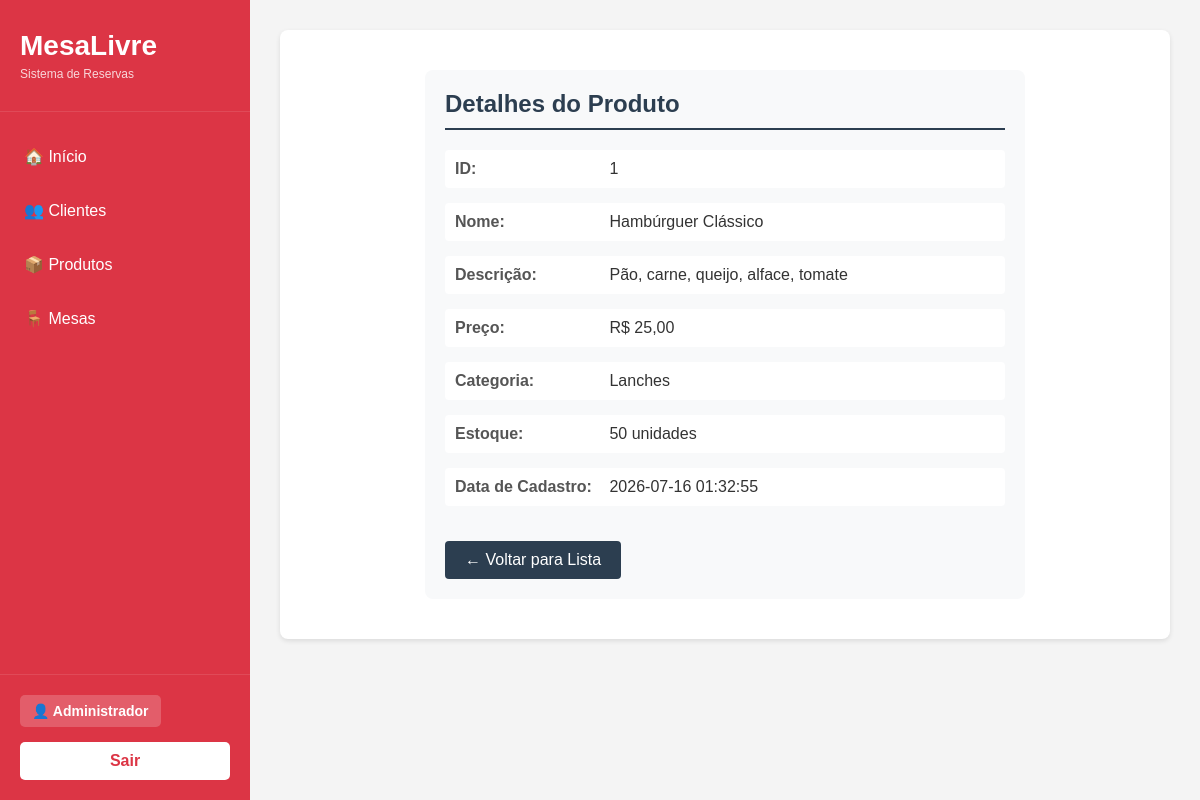
/MesaLivre/produto.php?fun=exibir&id=1 (signed in), run on the app's committed database.
### tables this page shows
CREATE TABLE produtos (
    id_produto INT AUTO_INCREMENT PRIMARY KEY,
    nome VARCHAR(45) NOT NULL,
    descricao TEXT,
    preco DOUBLE,
    categoria VARCHAR(45),
    estoque INT DEFAULT 0,
    data_cadastro DATETIME
);

### MesaLivre/controle/produto/ExibirProduto_class.php (called while the page is built)
<?php
	include_once("modelo/produto/ProdutoDAO_class.php");
	class ExibirProduto{
		public function __construct(){
			$dao = new ProdutoDAO();
			$p = $dao->exibir($_GET["id"]);
			include_once("visao/produto/exibeProduto.php");
		}
	}
?>

### MesaLivre/modelo/produto/ProdutoDAO_class.php (called while the page is built, shortened)
<?php
include_once "ConnectionFactory_class.php";
include_once "Produto_class.php";
class ProdutoDAO {
    public function exibir($id) {
        try {
            $fabrica = new ConnectionFactory();
            $con = $fabrica->getConnection();
            $stmt = $con->prepare("SELECT * FROM produtos WHERE id_produto = :id");
            $stmt->bindValue(':id', $id);
            $stmt->execute();
            $dado = $stmt->fetchAll(PDO::FETCH_ASSOC);
            $p = new Produto();
            $p->setIdProduto($dado[0]["id_produto"]);
            $p->setNome($dado[0]["nome"]);
            $p->setDescricao($dado[0]["descricao"]);
            $p->setPreco($dado[0]["preco"]);
            $p->setCategoria($dado[0]["categoria"]);
            $p->setEstoque($dado[0]["estoque"]);
            $p->setDataCadastro($dado[0]["data_cadastro"]);
            return $p;
        } catch (PDOException $ex) {
            echo "Erro ao exibir produto: " . $ex->getMessage();
        }
    }
}
?>

### MesaLivre/modelo/produto/ConnectionFactory_class.php (called while the page is built, shortened)
<?php
	class ConnectionFactory{
		public $dbType = "mysql";
		public $host = "localhost";
		public $user = "root";
		public $senha = "";
		public $db = "mesalivre";
		public $persistente = false;
		public function getConnection(){
			try{
				$this->con = new PDO(
					$this->dbType.":host=".$this->host.";dbname=".$this->db,
					$this->user,
					$this->senha,
					array(PDO::ATTR_PERSISTENT => $this->persistente,
					PDO::ATTR_ERRMODE => PDO::ERRMODE_EXCEPTION)
				);
				return $this->con;
			}
			catch(PDOException $ex){
				echo "Erro: " . $ex->getMessage();
			}
		}
	}
?>

### MesaLivre/modelo/produto/Produto_class.php (called while the page is built, shortened)
<?php
class Produto{
    private $id_produto;
    private $nome;
    private $descricao;
    private $preco;
    private $categoria;
    private $estoque;
    private $data_cadastro;
    public function getIdProduto(){
        return $this->id_produto;
    }
    public function setIdProduto($id_produto){
        $this->id_produto = $id_produto;
    }
    public function getNome(){
        return $this->nome;
    }
    public function setNome($nome){
        $this->nome = $nome;
    }
    public function getDescricao(){
        return $this->descricao;
    }
    public function setDescricao($descricao){
        $this->descricao = $descricao;
    }
    public function getPreco(){
        return $this->preco;
    }
    public function setPreco($preco){
        $this->preco = $preco;
    }
    public function getCategoria(){
        return $this->categoria;
    }
    public function setCategoria($categoria){
        $this->categoria = $categoria;
    }
    public function getEstoque(){
        return $this->estoque;
    }
    public function setEstoque($estoque){
        $this->estoque = $estoque;
    }
    public function getDataCadastro(){
        return $this->data_cadastro;
    }
    public function setDataCadastro($data_cadastro){
        $this->data_cadastro = $data_cadastro;
    }
}
?>

### MesaLivre/visao/produto/exibeProduto.php (the view)
<div class="detail-box">
    <h2>Detalhes do Produto</h2>
    <div class="detail-item">
        <span class="detail-label">ID:</span>
        <span class="detail-value"><?php echo $p->getIdProduto(); ?></span>
    </div>
    <div class="detail-item">
        <span class="detail-label">Nome:</span>
        <span class="detail-value"><?php echo $p->getNome(); ?></span>
    </div>
    <div class="detail-item">
        <span class="detail-label">Descrição:</span>
        <span class="detail-value"><?php echo $p->getDescricao(); ?></span>
    </div>
    <div class="detail-item">
        <span class="detail-label">Preço:</span>
        <span class="detail-value">R$ <?php echo number_format($p->getPreco(), 2, ',', '.'); ?></span>
    </div>
    <div class="detail-item">
        <span class="detail-label">Categoria:</span>
        <span class="detail-value"><?php echo $p->getCategoria(); ?></span>
    </div>
    <div class="detail-item">
        <span class="detail-label">Estoque:</span>
        <span class="detail-value"><?php echo $p->getEstoque(); ?> unidades</span>
    </div>
    <div class="detail-item">
        <span class="detail-label">Data de Cadastro:</span>
        <span class="detail-value"><?php echo $p->getDataCadastro(); ?></span>
    </div>
    <a href="produto.php?fun=listar" class="btn-back">← Voltar para Lista</a>
</div>

### assets/css/exibir.css (style rules this page uses)
.detail-box { max-width: 600px; margin: 0 auto; padding: 20px; background-color: #f8f9fa; border-radius: 8px; }
h2 { color: #2c3e50; margin-bottom: 20px; border-bottom: 2px solid #2c3e50; padding-bottom: 10px; }
.detail-item { margin-bottom: 15px; padding: 10px; background-color: white; border-radius: 4px; }
.detail-label { font-weight: bold; color: #555; display: inline-block; width: 150px; }
.detail-value { color: #333; }
.btn-back { background-color: #2c3e50; color: white; padding: 10px 20px; text-decoration: none; border-radius: 4px; display: inline-block; margin-top: 20px; }

### MesaLivre/visao/topo.php (style rules this page uses)
* { margin: 0; padding: 0; box-sizing: border-box; }
body { font-family: Arial, sans-serif; background-color: #f4f4f4; display: flex; min-height: 100vh; }

### data on the page
produtos: id_produto "1", nome "Hambúrguer Clássico", descricao "Pão, carne, queijo, alface, tomate", preco "25,00", categoria "Lanches", estoque "50", data_cadastro "2026-07-16 01:32:55"

### other printed values
$usuario->getNome() "Administrador"
